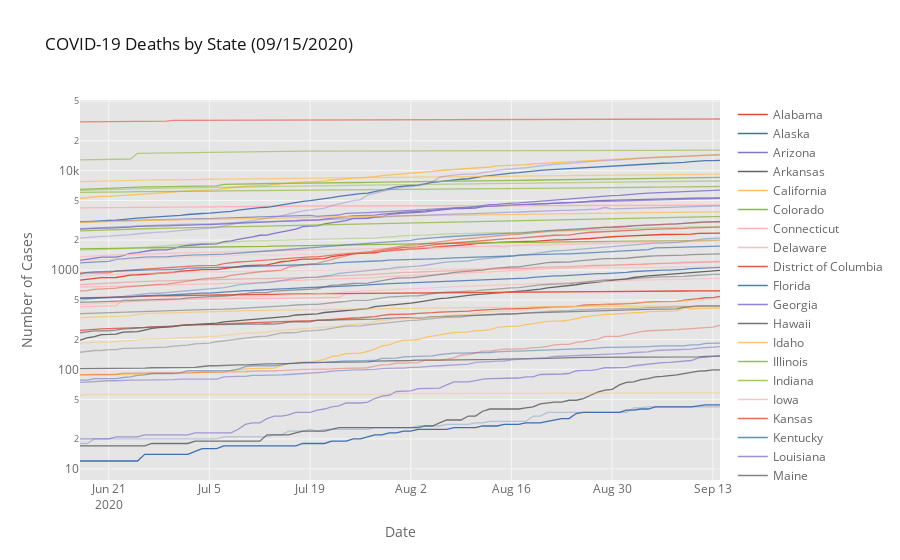

The cell this chart's notebook holds for it:
### Code cell
# plot total deaths by state
states_deaths = grouped_states.reset_index().pivot(index='Date', columns='State', values='Deaths').iplot(
    kind='lines', yaxis_type='log', theme='ggplot', connectgaps=True, asFigure=True,
    title='COVID-19 Deaths by State ({})'.format(today), yaxis_title='Number of Cases', xaxis_title='Date')

states_deaths
